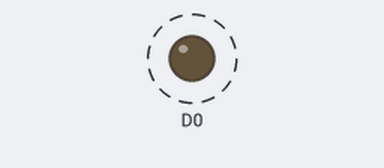
The sketch below on a simulated ESP8266 (NodeMCU). Shown: output pins drawn as LEDs (lit = HIGH). Dashed ring = blinking.

Above: at 0.5 s.
Timing chart, 0 to 4.6 s (numbered marks = the images above):
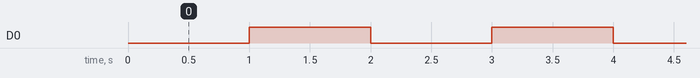

The sketch:

esp8266.ino
```cpp
void setup() {
  pinMode(D0,OUTPUT);
  digitalWrite(D0, LOW);

}

void loop() {
  delay(1000);
  digitalWrite(D0, HIGH);
  delay(1000);
  digitalWrite(D0, LOW);
}
```

Measured:
- by itself, D0: alternates HIGH for 1.0 s and LOW for 1.0 s
